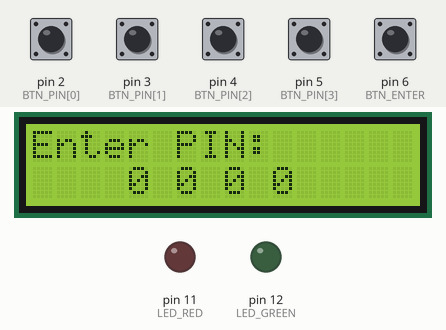
Recording of a sketch running on a simulated Arduino Uno, built with avr-gcc and run on an emulated ATmega328P. Parts: 16×2 character LCD, output pins drawn as LEDs (lit = HIGH). Dashed ring = blinking. Inputs (shaded band) come from the test bench; at power-on: pin 2 (BTN_PIN[0]), pin 3 (BTN_PIN[1]), pin 4 (BTN_PIN[2]), pin 5 (BTN_PIN[3]), pin 6 (BTN_ENTER) HIGH.

Above: at 2.8 s.
2.9 s: pin 6 (BTN_ENTER) pulled LOW for 0.15 s
At 3.04 s:
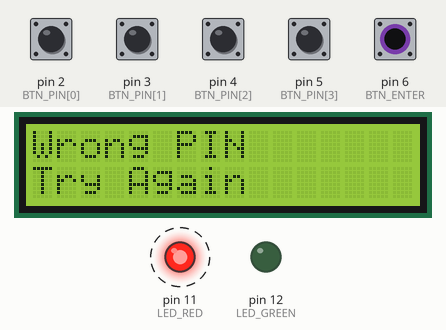
At 5.1 s:
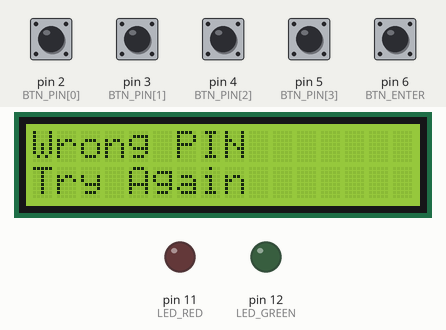
Timing chart, 0 to 6.6 s (numbered marks = the images above; inputs shaded):
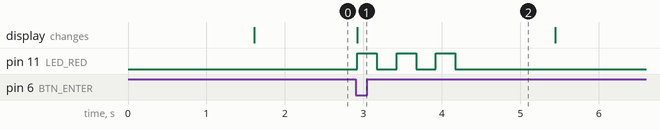

Measured:
- after the input at 2.9 s, pin 11 (LED_RED): alternates HIGH for 0.25 s and LOW for 0.25 s, 6 changes in all, then stays LOW, starting at once; the display: changes at once (image 1)

The sketch:

vault_pin.ino
```cpp
#include <Wire.h>//To able communicate with the Arduino
#include <LiquidCrystal_I2C.h>//To communnicate with the LCD

LiquidCrystal_I2C lcd(0x27, 16, 2);//LCD address that we are using

const int BTN_PIN[4] = {2, 3, 4, 5};//Button Pins to able to enter 4-digit PIN code
const int BTN_ENTER = 6;//Enter Pin
const int LED_GREEN = 12;//Green LED Pin
const int LED_RED   = 11;//Red LED Pin
const int BUZZER    = 10;//Buzzer pin

const int SECRET_PIN[4] = {7, 1, 5, 9};//My Last digit of my ID as the PIN code :)

int           pinDigits[4]         = {0, 0, 0, 0};//and the beginning of the PIN code will start like that
int           wrongAttempts         = 0;//counter number of wrong PIN entered
unsigned long lastIncrementTime[4] = {0, 0, 0, 0};// increament by 1 while pressing the button for each
const unsigned long HOLD_DELAY      = 400;// when I still pressing the buttons increases by 1 for every 400 msec
bool lastButtonState[4] = {HIGH, HIGH, HIGH, HIGH};//High == not pressed LOW == pressed
bool enterCurrent        = HIGH;
bool enterPrevious       = HIGH;


void playMarioDeathTune() {//Buzzer sound
  int notes[][2] = {//the notes as we just can copy the music and paste it from Youtube we try to make our own music to create the perfect pitch
    {523, 350},//{Frequency,Duration}
    {0,0},
    {0,150},
    {0,0},
    {392, 350},
    {0,   150},
    {330, 500},
    {0,   200},


  };
  int len = sizeof(notes) / sizeof(notes[0]);

  for (int i = 0; i < len; i++) {// It loops through for every note
    if (notes[i][0] == 0) {
      noTone(BUZZER);
    } else {
      tone(BUZZER, notes[i][0]);//Generates the sound based the frequency provided
    }
    delay(notes[i][1]);//Plays the note based on the duration
  }
  noTone(BUZZER);//Stops the buzzer
}

void setup() {//Begins when the arduino intiated
  Wire.begin();//Starts communicating with I2C
  lcd.init();//The LCD start
  lcd.backlight();// turns the blacklight

  for (int i = 0; i < 4; i++) {
    pinMode(BTN_PIN[i], INPUT_PULLUP);// the buttons as inputs
  }
  pinMode(BTN_ENTER, INPUT_PULLUP);//Enter button as input
  pinMode(LED_GREEN, OUTPUT);//Green LED as output
  pinMode(LED_RED,   OUTPUT);//Red LED as output
  pinMode(BUZZER,    OUTPUT);//Buzzer as output

  digitalWrite(LED_GREEN, LOW);//To make the Green LED off when the Arduino starts
  digitalWrite(LED_RED,   LOW);//To make the Red LED off when the Arduino starts
  noTone(BUZZER);//To make the Buzzer off when the Arduino starts

  lcd.clear();//To intiate the LCD
  lcd.setCursor(0, 0);//move the Cursor to specific position (Colomn,Row)
  lcd.print("Vault System");//The welcome Message
  lcd.setCursor(0, 1);//under the welcome message
  lcd.print("Enter PIN");//Will show this too

  delay(1500);//opens after 1.5 sec
  showPIN();//Show PIN means under "Enter PIN" 0000 on the LCD
}

void loop() {//
  unsigned long currentTime = millis();//returns the number on the Arduino for every milliseconds

  for (int i = 0; i < 4; i++) {//Prints all 4 digits
    bool currentState = digitalRead(BTN_PIN[i]);// Read the current state of the button (HIGH = released, LOW = pressed)

    if (currentState == LOW && lastButtonState[i] == HIGH) {//Sees if a new button press
      pinDigits[i]++;//Increase the PIN digits by 1
      if (pinDigits[i] > 9) pinDigits[i] = 0;//if a digit == 9 then the next press is 0
      showPIN();//Shows in the LCD screen
      lastIncrementTime[i] = currentTime;//Stores the time when the last digit was increased
      delay(50);//Small debounce delay to stop any unwanted presses
    } else if (currentState == LOW && lastButtonState[i] == LOW) {//Checks if the button is still being held down
      if (currentTime - lastIncrementTime[i] >= HOLD_DELAY) {//Holding the button for every 400ms
        pinDigits[i]++;//increaments the digits
        if (pinDigits[i] > 9) pinDigits[i] = 0;
        showPIN();
        lastIncrementTime[i] = currentTime;//Rest the timer for the next auto-increment
      }
    }
    lastButtonState[i] = currentState;//Save the current button state for the next loop
  }

  enterCurrent = digitalRead(BTN_ENTER);//Reads the Enter button state
  if (enterCurrent == LOW && enterPrevious == HIGH) {// to dectect the new press
    checkPIN(); //to check the entered PIN matches the secret PIN
  }
  enterPrevious = enterCurrent;// saves the Enter button state for the next loop
}

void showPIN() {
  lcd.clear();
  lcd.setCursor(0, 0);//The first sentence
  lcd.print("Enter PIN:");//this one
  lcd.setCursor(4, 1);// the 4th row is my PIN
  for (int i = 0; i < 4; i++) {
    lcd.print(pinDigits[i]);// when I reach the 4th digit
    lcd.print(" ");
  }
}

void checkPIN() {
  bool correct = true;
  for (int i = 0; i < 4; i++) {
    if (pinDigits[i] != SECRET_PIN[i]) correct = false;// the input pin not equal to
  }

  if (correct) {// if the PIN is correct
    lcd.clear();
    lcd.setCursor(0, 0); lcd.print("PIN Accepted");// Return this
    lcd.setCursor(0, 1); lcd.print("Vault Opened");//after it this
    digitalWrite(LED_GREEN, HIGH);// then the green LED light up
    digitalWrite(LED_RED,   LOW);// and Red LED closes
    noTone(BUZZER);// No buzzer sound
    while (true);// if the PIN is correct
  }

  wrongAttempts++;// Increase by 1 if my my PIN is inncorrect

  lcd.clear();
  lcd.setCursor(0, 0); lcd.print("Wrong PIN");//if my PIN is inncorrect then output this at first
  lcd.setCursor(0, 1); lcd.print("Try Again");// after it this

  for (int i = 0; i < 3; i++) {// if less than 3 trials
    digitalWrite(LED_RED, HIGH); delay(250);//the red LED opens
    digitalWrite(LED_RED, LOW);  delay(250);//and closes as if it is blinking
  }

  if (wrongAttempts >= 3) {// more than or equal 3 trials
    lcd.clear();
    lcd.setCursor(0, 0); lcd.print("!!! ALARM !!!");//outputs as my first sentence
    lcd.setCursor(0, 1); lcd.print("System Locked");// then this after it
    digitalWrite(LED_RED, HIGH);// the Red LED keeps lighten up
    playMarioDeathTune();// and buzzer sound begins
    while (true);// if the condition still is truee
  }

  for (int i = 0; i < 4; i++) pinDigits[i] = 0;//Rest all PINs to 0
  delay(1000);// wait for 1000 msec
  showPIN();//output on the screen
}
```
